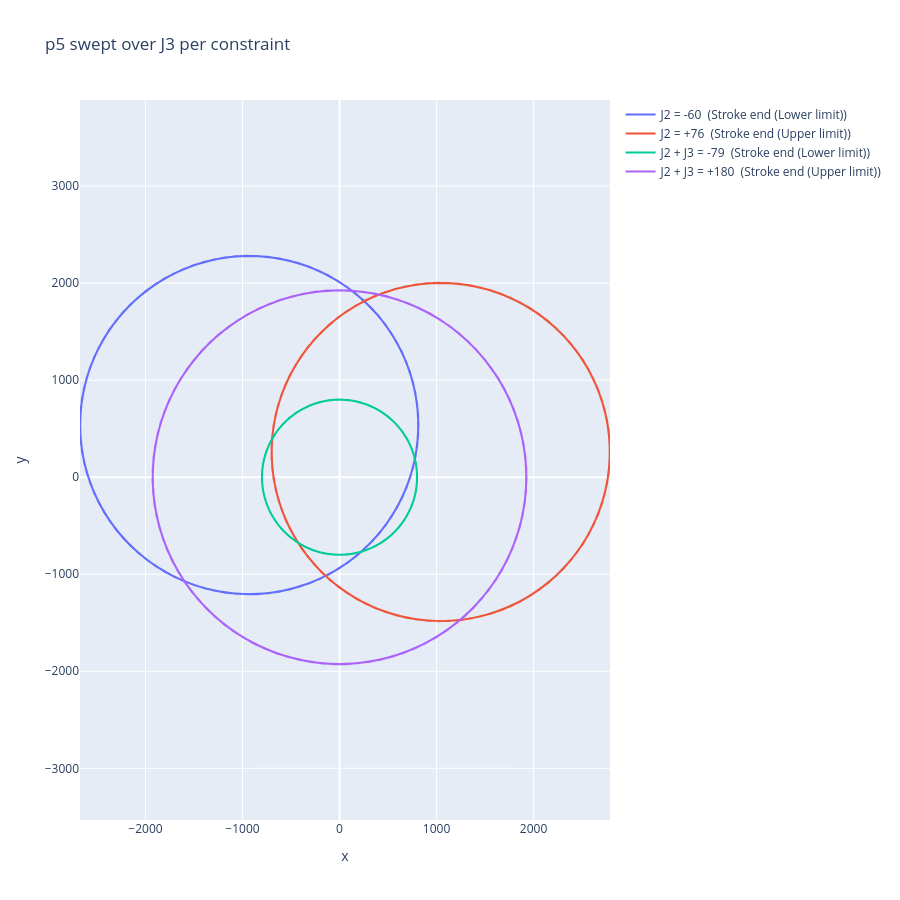

Here is the notebook cell this chart was saved with:
### Code cell
graph_constraint_p5_sweep(stroke_ends, the_robot).show()
